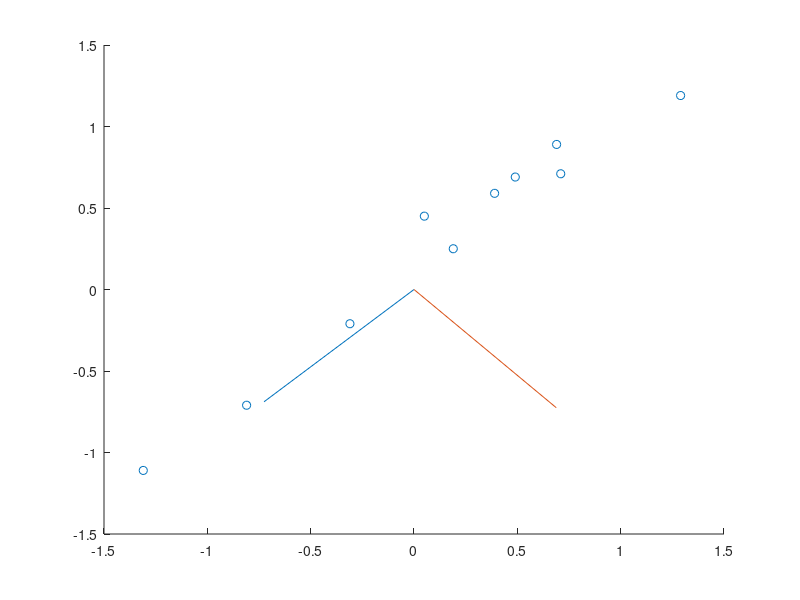

This chart was generated by the following MATLAB code:
clc;

x = [.69, -1.31, .39, .05, 1.29, .49, .19, -.81, -.31, .71];
y = [.89, -1.11, .59, .45, 1.19, .69, .25, -.71, -.21, .71];

xMean = mean(x);
yMean = mean(y);
xStd = std(x,1);
yStd = std(y,1);
xNum = length(x);

for i = 1:numel(x)
    xM(i) = (x(i) - xMean); % Zero Mean
    yM(i) = (y(i) - yMean); % Zero Mean
end

xyM = [xM; yM];
xyCov = (1/(xNum-1))*xyM*xyM'

[e_vec,e_val] = eig(xyCov)
eY = e_vec * xyM;
cY1 = (1/(xNum-1))*eY*eY'
figure(1)
scatter(x,y);
hold on;
plot([0,e_vec(1,2)], [0,e_vec(2,2)])
plot([0,e_vec(1,1)], [0,e_vec(2,1)])
hold off;

